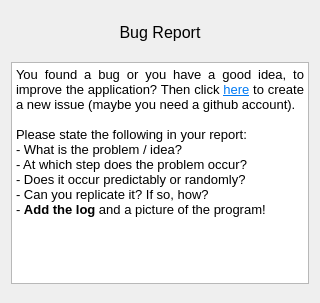
<?xml version="1.0" encoding="UTF-8"?>
<ui version="4.0">
 <class>BugReportDialog</class>
 <widget class="QDialog" name="BugReportDialog">
  <property name="geometry">
   <rect>
    <x>0</x>
    <y>0</y>
    <width>320</width>
    <height>303</height>
   </rect>
  </property>
  <property name="windowTitle">
   <string>Dialog</string>
  </property>
  <layout class="QVBoxLayout" name="verticalLayout">
   <item>
    <layout class="QVBoxLayout" name="verticalLayout_2">
     <property name="spacing">
      <number>20</number>
     </property>
     <property name="topMargin">
      <number>12</number>
     </property>
     <property name="bottomMargin">
      <number>8</number>
     </property>
     <item>
      <widget class="QLabel" name="label">
       <property name="font">
        <font>
         <pointsize>12</pointsize>
        </font>
       </property>
       <property name="text">
        <string>Bug Report</string>
       </property>
       <property name="alignment">
        <set>Qt::AlignmentFlag::AlignCenter</set>
       </property>
      </widget>
     </item>
     <item>
      <widget class="QTextBrowser" name="textBrowser">
       <property name="html">
        <string>&lt;!DOCTYPE HTML PUBLIC &quot;-//W3C//DTD HTML 4.0//EN&quot; &quot;http://www.w3.org/TR/REC-html40/strict.dtd&quot;&gt;
&lt;html&gt;&lt;head&gt;&lt;meta name=&quot;qrichtext&quot; content=&quot;1&quot; /&gt;&lt;meta charset=&quot;utf-8&quot; /&gt;&lt;style type=&quot;text/css&quot;&gt;
p, li { white-space: pre-wrap; }
hr { height: 1px; border-width: 0; }
li.unchecked::marker { content: &quot;\2610&quot;; }
li.checked::marker { content: &quot;\2612&quot;; }
&lt;/style&gt;&lt;/head&gt;&lt;body style=&quot; font-family:'Noto Sans'; font-size:10pt; font-weight:400; font-style:normal;&quot;&gt;
&lt;p align=&quot;justify&quot; style=&quot; margin-top:0px; margin-bottom:0px; margin-left:0px; margin-right:0px; -qt-block-indent:0; text-indent:0px;&quot;&gt;You found a bug or you have a good idea, to improve the application? Then click &lt;a href=&quot;https://github.com/AutoConnectUniVPN/AutoConnectUniVPN/issues&quot;&gt;&lt;span style=&quot; text-decoration: underline; color:#007af4;&quot;&gt;here&lt;/span&gt;&lt;/a&gt; to create a new issue (maybe you need a github account).&lt;/p&gt;
&lt;p align=&quot;justify&quot; style=&quot;-qt-paragraph-type:empty; margin-top:0px; margin-bottom:0px; margin-left:0px; margin-right:0px; -qt-block-indent:0; text-indent:0px;&quot;&gt;&lt;br /&gt;&lt;/p&gt;
&lt;p align=&quot;justify&quot; style=&quot; margin-top:0px; margin-bottom:0px; margin-left:0px; margin-right:0px; -qt-block-indent:0; text-indent:0px;&quot;&gt;Please state the following in your report:&lt;/p&gt;
&lt;p align=&quot;justify&quot; style=&quot; margin-top:0px; margin-bottom:0px; margin-left:0px; margin-right:0px; -qt-block-indent:0; text-indent:0px;&quot;&gt;- What is the problem / idea?&lt;/p&gt;
&lt;p align=&quot;justify&quot; style=&quot; margin-top:0px; margin-bottom:0px; margin-left:0px; margin-right:0px; -qt-block-indent:0; text-indent:0px;&quot;&gt;- At which step does the problem occur?&lt;/p&gt;
&lt;p align=&quot;justify&quot; style=&quot; margin-top:0px; margin-bottom:0px; margin-left:0px; margin-right:0px; -qt-block-indent:0; text-indent:0px;&quot;&gt;- Does it occur predictably or randomly?&lt;/p&gt;
&lt;p align=&quot;justify&quot; style=&quot; margin-top:0px; margin-bottom:0px; margin-left:0px; margin-right:0px; -qt-block-indent:0; text-indent:0px;&quot;&gt;- Can you replicate it? If so, how?&lt;/p&gt;
&lt;p align=&quot;justify&quot; style=&quot; margin-top:0px; margin-bottom:0px; margin-left:0px; margin-right:0px; -qt-block-indent:0; text-indent:0px;&quot;&gt;- &lt;span style=&quot; font-weight:700;&quot;&gt;Add the log&lt;/span&gt; and a picture of the program!&lt;/p&gt;&lt;/body&gt;&lt;/html&gt;</string>
       </property>
       <property name="openExternalLinks">
        <bool>true</bool>
       </property>
      </widget>
     </item>
    </layout>
   </item>
  </layout>
 </widget>
 <resources/>
 <connections/>
</ui>
